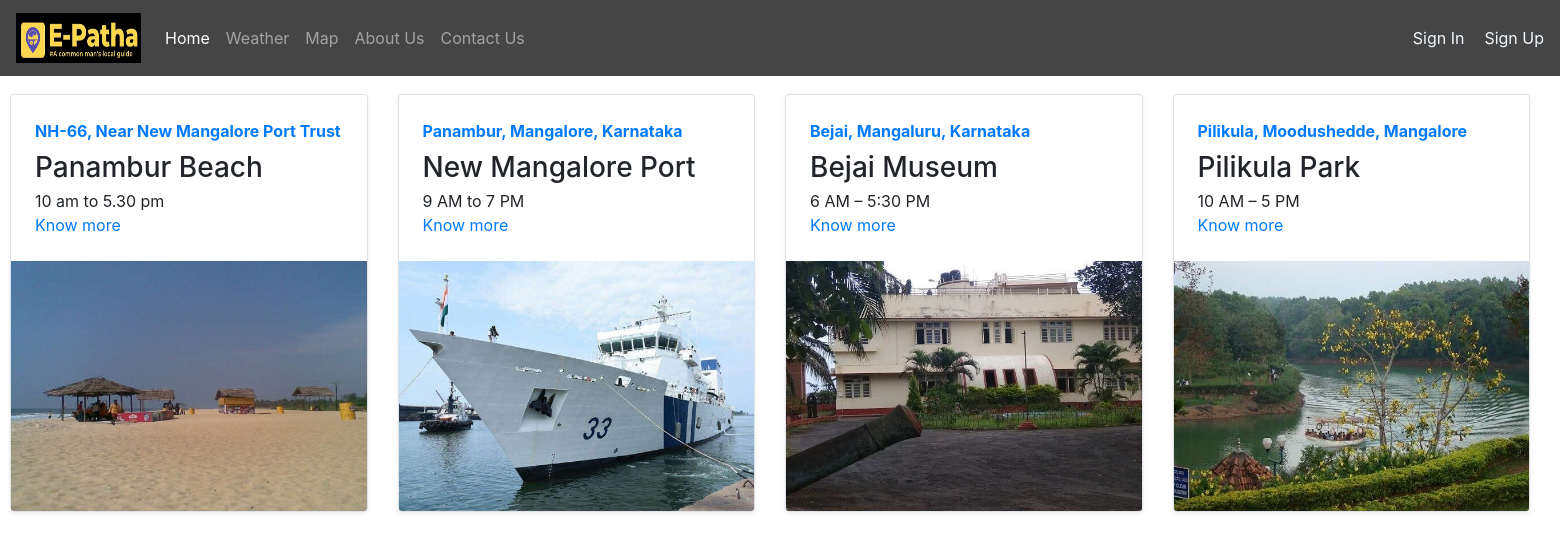
The app's page /tourism/, older data.
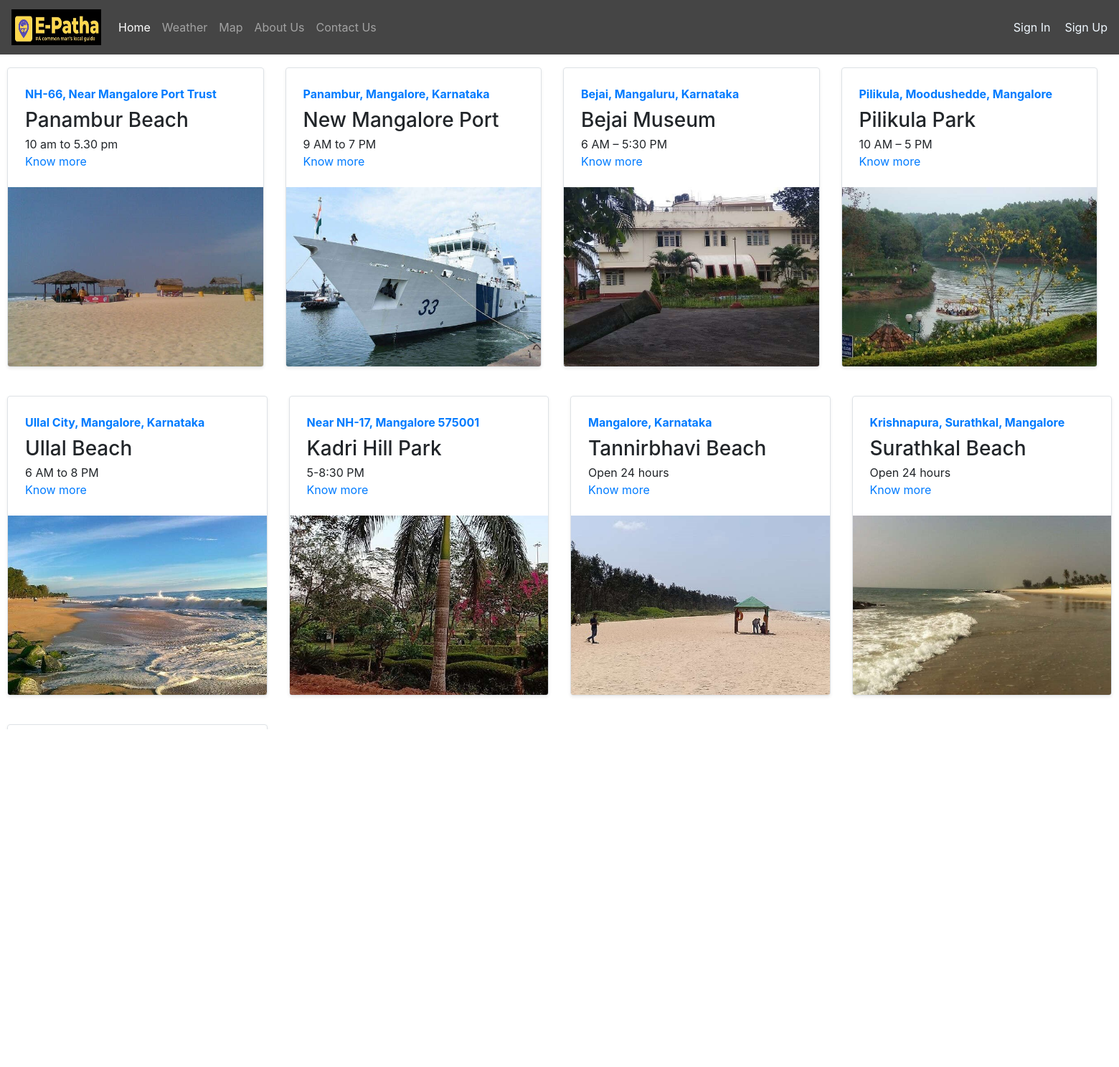
The same page, newer data.
### tourism/models.py (models this page shows)
class Blogpost(models.Model):
    post_id = models.AutoField(primary_key=True)
    Place_name = models.CharField(max_length=50)
    place = models.CharField(max_length=500, default="")
    About = models.CharField(max_length=5000, default="")
    headding = models.CharField(max_length=500, default="")
    info = models.CharField(max_length=5000, default="")
    headdings = models.CharField(max_length=500, default="")
    informations = models.CharField(max_length=5000, default="")
    info_date = models.DateField()
    Images = models.ImageField(upload_to='e_patha/images', default="")
    def __str__(self):
        return self.Place_name

### tourism/views.py (the view)
# urls.py: path("", views.index, name="blogHome"),
def index(request):
    myposts = Blogpost.objects.all()
    print(myposts)
    return render(request, 'tourism/index.html',
                  {'myposts': myposts})

### tourism/templates/tourism/index.html (shortened to what this page needs)
{% extends 'e_patha/basic.html' %}
{% block body %}
<div class="c" style="padding:10px">
<div class="row my-2 c">
    {% for item in myposts %}
        <div class="col-md-3">
            <div
                class="row no-gutters border rounded overflow-hidden flex-md-row mb-3 shadow-sm h-md-100 position-relative">
                <div class="col p-4 d-flex flex-column position-static">
                    <strong class="d-inline-block mb-2 text-primary">{{item.place}}</strong>
                    <h3 class="mb-0">{{item.Place_name}}</h3>
                    <p class="card-text mb-auto">{{item.informations}}</p>
                    <a href="blogpost/{{item.post_id}}" class="stretched-link">Know more </a>
                </div>
                <div class="col-auto d-none d-lg-block">
                    <img src="/media/{{item.Images}}" class="bd-placeholder-img"  height="250"
                        aria-label="Placeholder: Thumbnail"/>
                </div>
            </div>
        </div>
{% if forloop.counter|divisibleby:4 %}
    </div><div class="row my-4">
    {% endif %}
    {% endfor %}
</div>
{% endblock %}

### e_patha/templates/e_patha/basic.html (shortened to what this page needs)
{% load static %}
<!doctype html>
<html lang="en">
  <head>
    <link rel="stylesheet" href="https://stackpath.bootstrapcdn.com/bootstrap/4.2.1/css/bootstrap.min.css">
  </head>
  <body>
    <div class="desktop">
      <nav class="navbar navbar-expand-lg navbar-dark bg-dark" style="background-color: #000000ba!important;">
        <a class="navbar-brand" href="/e_patha" style="padding-top:.325rem;padding-bottom:.325rem">
          <img src="/media/e_patha/images/logoo.jpeg" width="125" height="50" alt="E-Patha">
        </a>
        <div class="collapse navbar-collapse" id="navbarNav">
          <ul class="navbar-nav  mr-auto">
      <li class="nav-item active">
        <a class="nav-link" href="/e_patha/index1">Home <span class="sr-only">(current)</span></a>
      </li>
      <li class="nav-item">
        <a class="nav-link" href="/e_patha/weather">Weather</a>
      </li>
      <li class="nav-item">
        <a class="nav-link" href="/e_patha/map">Map</a>
      </li>
      <li class="nav-item">
        <a class="nav-link" href="/e_patha/about">About Us</a>
      </li>
       <li class="nav-item">
        <a class="nav-link" href="/e_patha/Contact_us_">Contact Us</a>
      </li>
    </ul>
    {% if user.is_authenticated %}
    <ul class="nav " style=" padding-left: 20px;"><a href=""style="color: aliceblue;text-decoration: none;">Welcome {{ user }}</a>
    </ul>
    <ul class="nav " style=" padding-left: 20px;"><a href="{% url 'account_logout' %}"style="color: aliceblue;text-decoration: none;">Sign Out</a>
    </ul>
    <ul class="nav " style=" padding-left: 20px;"><a href="{% url 'account_email' %}"style="color: aliceblue;text-decoration: none;">Change E-mail</a>
    </ul>
    {% else %}
    <ul class="nav " style=" padding-left: 20px;"><a href="{% url 'account_login' %}"style="color: aliceblue;text-decoration: none;">Sign In</a>
    </ul>
    <ul class="nav " style=" padding-left: 20px;"><a href="{% url 'account_signup' %}"style="color: aliceblue;text-decoration: none;">Sign Up</a>
    </ul>
    {% endif %}
  </div>
</nav>
  {% block body %} {% endblock %}
  </div>
  </body>
</html>

### e_patha/templates/e_patha/basic.html (style rules this page uses)
.desktop { width:100%; min-width:1250px; height:auto; }

### tourism/templates/tourism/index.html (style rules this page uses)
.c { width:100%; min-width:1550px; height:auto; }

Row changes from the older to the newer data that the page shows:
changed Blogpost "Panambur Beach": place "NH-66, Near New Mangalore Port Trust" → "NH-66, Near Mangalore Port Trust"
added Blogpost: place "Ullal City, Mangalore, Karnataka", Place_name "Ullal Beach", informations "6 AM to 8 PM", Images (picture)
added Blogpost: place "Near NH-17, Mangalore 575001", Place_name "Kadri Hill Park", informations "5-8:30 PM", Images (picture)
added Blogpost: place "Mangalore, Karnataka", Place_name "Tannirbhavi Beach", informations "Open 24 hours", Images (picture)
added Blogpost: place "Krishnapura, Surathkal, Mangalore", Place_name "Surathkal Beach", informations "Open 24 hours", Images (picture)
added Blogpost: Images (picture)
